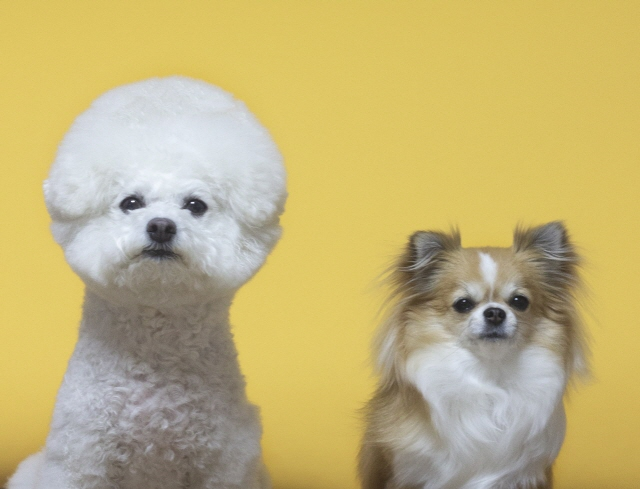
#> input picture data-analysis/20230420/2. 오픈cv/img01.jpg, 640 x 489 px
$ jupyter execute '01 OpenCV 마우스클릭이벤트.ipynb'
#> lines starting #> are read from the running program, lines starting #| are printed output that depends on the picture
### [작업1]
- openCV로 이미지 불러오기
- roi 영역에 별도 작업하기

[cell 1]
# 기본 사용법
import cv2
import matplotlib.pyplot as plt
img=cv2.imread('./img01.jpg') # 샘플이미지 불러오기, 기본적으로 array로 불러옴
#> img is the input picture: shape (489, 640, 3); mean B, G, R 121.6, 179.6, 195.1
img[0]
#> Out = 640 rows, first 8: [91, 191, 215], [93, 193, 217], [94, 194, 218], [95, 195, 219], [95, 195, 219], [95, 195, 219], [97, 197, 222], [96, 196, 221]

[cell 2]
import numpy as np
plt.subplot(1,3,1)
plt.imshow(img)  ## rgb가 아닌 bgr로 출력됨

plt.subplot(1,3,2)
plt.imshow(cv2.cvtColor(img, cv2.COLOR_BGR2RGB))  ## rgb가 아닌 bgr로 출력됨
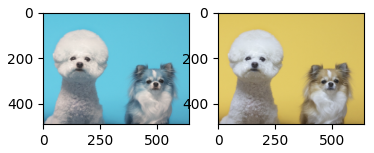
#> figure drawn by matplotlib, 2 panels; B, G, R data is drawn as R, G, B

[cell 3]
#다중조건
img[(img[:,:,0]>200)| (img[:,:,1]>200) |  (img[:,:,2]>200)]=[255,255,255]
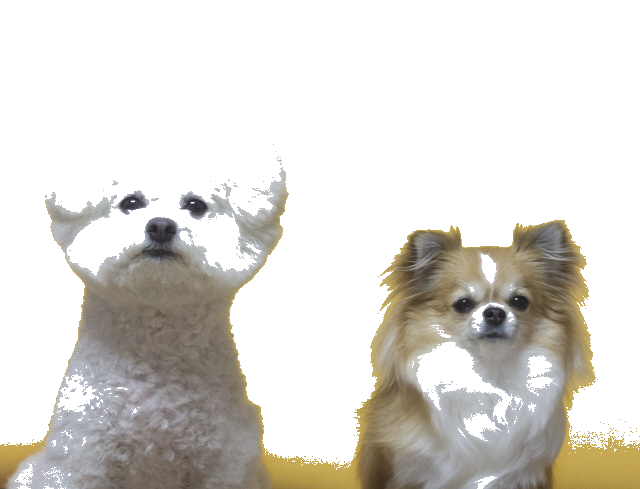
#> img: shape (489, 640, 3); mean B, G, R 211.1, 216.5, 219.2
plt.imshow(cv2.cvtColor(img, cv2.COLOR_BGR2RGB))  ## rgb가 아닌 bgr로 출력됨

[cell 4]
img=cv2.imread('./img01.jpg')
np.shape(img), img[200:210, 0:30]

[cell 5]
tmp=img[200:210, 0:30]
maxValue=np.max(tmp[0],axis=0)
#> maxValue = [108, 206, 230]
maxValue
#> Out = [108, 206, 230]

[cell 6]
#다중조건
img[(img[:,:,0]<maxValue[0]) & (img[:,:,1]<maxValue[1]) & (img[:,:,2]<maxValue[2])]=[0,0,0]
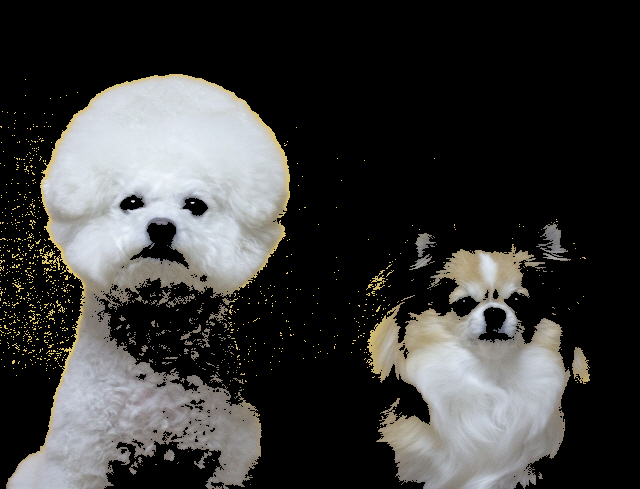
#> img: shape (489, 640, 3); mean B, G, R 56.2, 57.5, 57.8
plt.imshow(cv2.cvtColor(img, cv2.COLOR_BGR2RGB))  ## rgb가 아닌 bgr로 출력됨

[cell 7]
# plt.imshow 가 아닌 cv2.imshow로하면 bgr을 rgb로 변경해서 출력해줌
# 별도의 창을 띄워서
cv2.imshow('imgCaption',img)
cv2.waitKey(0)  # 사용자가 어떤 키를 누를때까지 윈도우 화면을 띄워줌
cv2.destroyAllWindows()

### [작업2] 마우스 이벤트 작업하기

1. 마우스로 사각형 그리기
2. 마우스로 지정한 영역 csv로 저장하기
3. 영역지정해서 필터 적용하기
4. 영역지정해서 모자이크 처리
5. 같은 위치의 다른 이미지로 채우가ㅣ
6. 이미지 복원하기
7. 마우스로 다각형 그리기
8. 마우스로 다각형으로 이미지 추출 후 저장하기

# 마우스 이벤트 다루기

![image.png](attachm0
https://076923.github.io/posts/Python-opencv-39/

### [작업1]: 마우스 클릭이벤트

[cell 8]
# 기본 사용법
import cv2
from datetime import datetime


def event_mous(event,x,y,flags,param):
    tmp=datetime.now().strftime('%Y.%m.%d - %H:%M:%S')
    print(tmp,'-->',x,y, img[x,y,:])

img=cv2.imread('./img01.jpg') # 샘플이미지 불러오기
cv2.namedWindow('img')#먼저 마우스 이벤트를 적용할 창을 만듦

cv2.setMouseCallback('img',event_mous)#만든 창에 마우스콜백설정함수(setMouseCallback)로 envent_mous 함수를 설정함

cv2.imshow('img',img)
cv2.waitKey(0)
cv2.destroyAllWindows()

[cell 9]
##############################################################
### 마우스 클릭하면 시간과 , 그 위치의 색상값이 나오게함
##############################################################
import cv2
from datetime import datetime


# [7 lines left out: function event_mous, not called in this run]


img=cv2.imread('./img01.jpg')
cv2.namedWindow('img')
cv2.setMouseCallback('img',event_mous)
cv2.imshow('img',img)
cv2.waitKey(0)
cv2.destroyAllWindows()

[cell 10]
##############################################################
### 마우스 클릭하는곳의 rgb값을 255,25,255 로 변경함
### 이 작업은 클릭한곳의 색상이 실시간으로 변경되지 않음
##############################################################
import cv2
from datetime import datetime

img=cv2.imread('./img01.jpg')
# [9 lines left out: function event_mous, not called in this run]

cv2.namedWindow('img')
cv2.setMouseCallback('img',event_mous)
cv2.imshow('img',img)
cv2.waitKey(0)
cv2.destroyAllWindows()

[cell 11]
## 위에서 클릭한 장소에 흰색으로 선택되어 있음.
cv2.imshow('img',img)
cv2.waitKey(0)
cv2.destroyAllWindows()

[cell 12]
##############################################################
### 마우스 클릭하는곳의 영역을 jpg파일로 저장함
### 마우스 클릭하는곳의 rgb값을 255,25,255 로 변경
##############################################################
import cv2
from datetime import datetime

img=cv2.imread('./img01.jpg')
# [13 lines left out: function event_mous, not called in this run]


cv2.namedWindow('img')
cv2.setMouseCallback('img',event_mous)
temp = img.copy()

k = 0
# Close the window when key q is pressed
while k != ord('q'):
  cv2.imshow("img", img)
  k = cv2.waitKey(0)
#> (key q is pressed here)

  if (k == ord('c')):
    img = temp.copy()
    cv2.imshow("img", img)

cv2.destroyAllWindows()

[cell 13]
##### 오픈cv는 옵션을 지정하지 않으면 3채널이 기본값임.
import cv2
navi = cv2.imread('./navi.png')
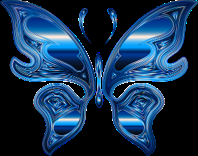
#> input picture data-analysis/20230420/2. 오픈cv/navi.png, 198 x 156 px
#> navi is the input picture: shape (156, 198, 3); mean B, G, R 80.5, 51.2, 22.5
#navi=cv2.imread('./navi.png',cv2.IMREAD_UNCHANGED)

print(navi.shape)  ## (height, width, channel)
#| (156, 198, 3)
varh, varw=20,50

resize = cv2.resize(navi, dsize=(varw * 2, varh * 2), interpolation=cv2.INTER_LINEAR)
print(resize.shape)
#| (40, 100, 3)

# cv2.imshow('img', resize)
cv2.imshow('img', resize)
cv2.waitKey(0)
cv2.destroyAllWindows()

[cell 14]
#################################################
#### 마우스클릭하면 위에서 불러온 navi -> resize 이미지가 클릭한 위치에 생성됨
###################################################

import cv2
import numpy as np
# from datetime import datetime

# [17 lines left out: function read_transparent_png, not called in this run]

# [10 lines of commented-out code are left out]
img = cv2.imread('./sample.png', cv2.IMREAD_UNCHANGED)
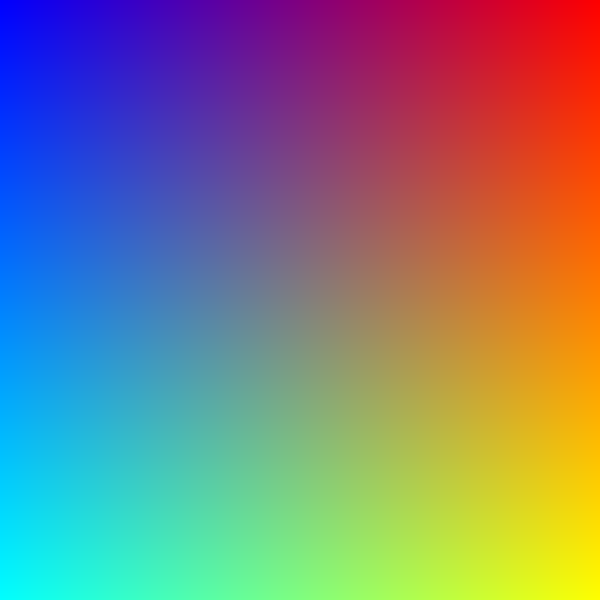
#> input picture data-analysis/20230420/2. 오픈cv/sample.png, 600 x 600 px
#> img is the input picture: shape (600, 600, 4) uint16; mean B, G, R, A 32821.6, 32712.4, 32712.4, 32821.6
# img = cv2.imread('./navi.png', cv2.IMREAD_UNCHANGED)
# [6 lines left out: function event_mouse, not called in this run]

cv2.namedWindow('img')
cv2.setMouseCallback('img',event_mouse)
temp = img.copy()

k = 0
while k != ord('q'):
  cv2.imshow("img", img)
  k = cv2.waitKey(0)
#> (key q is pressed here)

  if (k == ord('c')):
    img = temp.copy()
    cv2.imshow("img", img)

cv2.destroyAllWindows()


"""
# Original Data
import cv2
from datetime import datetime

img = cv2.imread('./img01.jpg')
def event_mous(event,x,y,flags,param):
  if event == cv2.EVENT_LBUTTONDOWN:
    clickPostion = (x, y)

  elif event == cv2.EVENT_LBUTTONUP:
    tmp=datetime.now().strftime('%Y.%m.%d - %H:%M:%S')
    varh,varw=20,50
    img[y-varh:y+varh,x-varw:x+varw,:]=resize

    print(tmp,'-->',x,y, img[x,y,:])
    cv2.imshow("img", img)

cv2.namedWindow('img')
cv2.setMouseCallback('img',event_mous)
temp = img.copy()

k = 0
# Close the window when key q is pressed'
while k != ord('q'):
  cv2.imshow("img", img)
  k = cv2.waitKey(0)

  if (k == ord('c')):
    img = temp.copy()
    cv2.imshow("img", img)

cv2.destroyAllWindows()
"""

### [작업2]: 마우스로 사각형 그리기

[cell 15]
####################################################
# 1. 사각형 그리기
####################################################

import cv2
# [12 lines left out: function drawRectangle, not called in this run]


image = cv2.imread("./img01.jpg")
temp = image.copy()

cv2.namedWindow("Window")
cv2.setMouseCallback("Window", drawRectangle)

k = 0
# Close the window when key q is pressed
while k != ord('q'):
  cv2.imshow("Window", image)
  k = cv2.waitKey(0)
#> (key q is pressed here)

  if (k == ord('c')):
    image = temp.copy()
    cv2.imshow("Window", image)

cv2.destroyAllWindows()

[cell 16]
####################################
#### 마우스로 사각형 그리면 그 영역에 나비 이미지 합성
#### 단,배경이 투명하게 합성됨
#################################
import cv2
import pandas as pd
import numpy as np

# Lists to store the bounding box coordinates
top=[]
bottom=[]
# function which will be called on mouse input

xy=[]
# [24 lines left out: function drawRectangle, not called in this run]

#이미지 원본 불로오기
image = cv2.imread("./img01.jpg")
image2=cv2.imread('./navi.png',cv2.IMREAD_UNCHANGED) #cv2.IMREAD_UNCHANGED: *.png 파일 불러오는 옵션 -1을 사용해도 됨
print(np.shape(image2))
#| (156, 198, 4)
temp = image.copy()

# 창이름 지정
cv2.namedWindow("Window")

# 마우스이벤트 콜백함수 호출
cv2.setMouseCallback("Window", drawRectangle)

k = 0
while k != ord('q'): # 키보드 q를 입력하면 종료
    cv2.imshow("Window", image)
    k = cv2.waitKey(0)
#> (key q is pressed here)
    if (k == ord('c')):#키보드 'c'를 누르면 원본이미지 나옴
        image = temp.copy()
        cv2.imshow("Window", image)

cv2.destroyAllWindows()

### [작업3]:  마우스로 지정한 영역 csv로 저장하기

[cell 17]
####################################################
# 1. 사각형 그리기
####################################################
# Import packages

import cv2
import pandas as pd


top_left_corner = []
bottom_right_corner = []

xy=[]


# [14 lines left out: function drawRectangle, not called in this run]


image = cv2.imread("./img01.jpg")
temp = image.copy()

cv2.namedWindow("Window")
cv2.setMouseCallback("Window", drawRectangle)

k = 0

while k != ord('q'):
    cv2.imshow("Window", image)
    k = cv2.waitKey(0)
#> (key q is pressed here)

    if (k == ord('c')):
        image = temp.copy()
        cv2.imshow("Window", image)

cv2.destroyAllWindows()

df=pd.DataFrame(xy,columns=['top','bottom'])
print(df)
df.to_csv('얼굴.csv')

### [작업4]: 영역지정해서 필터 적용하기
> 이미지 비트 연산 <br>
https://ehpub.co.kr/tag/bitwise_not/

[cell 18]
import cv2
import pandas as pd


top=[]
bottom=[]

xy=[]
# [23 lines left out: function drawRectangle, not called in this run]
        # 지정한 영역 필터 효과 넣기


# Read Images
image = cv2.imread("./img01.jpg")

temp = image.copy()
# Create a named window
cv2.namedWindow("Window")
# highgui function called when mouse events occur
cv2.setMouseCallback("Window", drawRectangle)

k = 0
# Close the window when key q is pressed
while k != ord('q'):
# Display the image
    cv2.imshow("Window", image)
    k = cv2.waitKey(0)
#> (key q is pressed here)
    # If c is pressed, clear the window, using the dummy image
    if (k == ord('c')):
        image = temp.copy()
        cv2.imshow("Window", image)
        print(top)


cv2.destroyAllWindows()


df=pd.DataFrame(xy,columns=['top','bottom'])
print(df)
df.to_csv('얼굴.csv')

### [작업5].영역지정해서 모자이크 처리

[cell 19]
import cv2
import pandas as pd

top=[]
bottom=[]


xy=[]
# [23 lines left out: function drawRectangle, not called in this run]
        # 지정한 영역 필터 효과 넣기


# Read Images
image = cv2.imread("./img01.jpg")
# Make a temporary image, will be useful to clear the drawing

temp = image.copy()
# Create a named window
cv2.namedWindow("Window")
# highgui function called when mouse events occur
cv2.setMouseCallback("Window", drawRectangle)

k = 0
# Close the window when key q is pressed
while k != 113:
# Display the image
    cv2.imshow("Window", image)
    k = cv2.waitKey(0)
#> (key q is pressed here)
    # If c is pressed, clear the window, using the dummy image
    if (k == 99):
        image = temp.copy()
        cv2.imshow("Window", image)
        print(top)


cv2.destroyAllWindows()


df=pd.DataFrame(xy,columns=['top','bottom'])
print(df)
df.to_csv('얼굴.csv')

### [작업6]. 마우스로 다각형 그리기

[cell 20]
##############################################
# 마우스로 다각형 그리기
#  클릭, 클릭, 클릭하여서 poly 위치값 기억시키고 그 더블클릭하여서 위치값 마무리하여서 다각형 저장함
##############################################

import cv2
import numpy as np

point_list=[] #마우스 클릭했을 때 좌표 수집

# [9 lines left out: function event_mous, not called in this run]


img=cv2.imread('./img01.jpg')
cv2.namedWindow('img')
cv2.setMouseCallback('img',event_mous,img)
temp = img.copy()

k = 0
while k != ord('q'):
    cv2.imshow("img", img)
    k = cv2.waitKey(0)
#> (key q is pressed here)

    if (k == ord('c')):
        img = temp.copy()
        cv2.imshow("img", img)

cv2.destroyAllWindows()

### [작업7] 합성곱에 대한 이해

[cell 21]
import cv2
import numpy as np
import matplotlib.pyplot as plt
img = cv2.imread("./img01.jpg", cv2.IMREAD_GRAYSCALE)
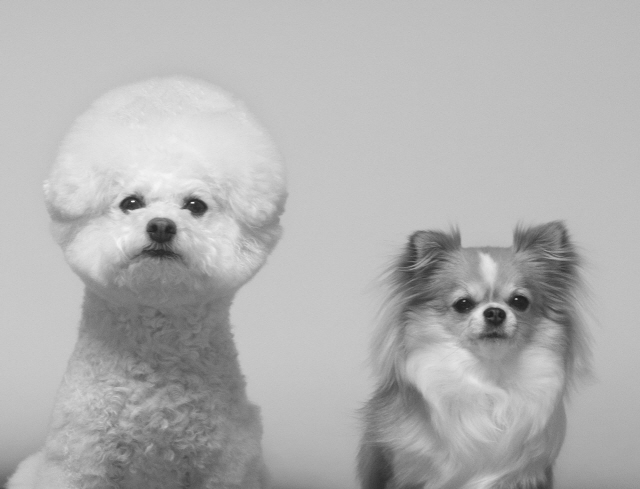
#> img: shape (489, 640); min 28, max 250, mean 177.6
img.shape
#> Out = (489, 640)

[cell 22]
plt.imshow(img,cmap='gray')

[cell 23]
img.shape
#> Out = (489, 640)

[cell 24]
#세로선추출필터
filter = np.array([[1., 0., -1.],
                           [2., 0., -2.],
                           [1., 0., -1.]])
plt.imshow(filter,cmap='gray')
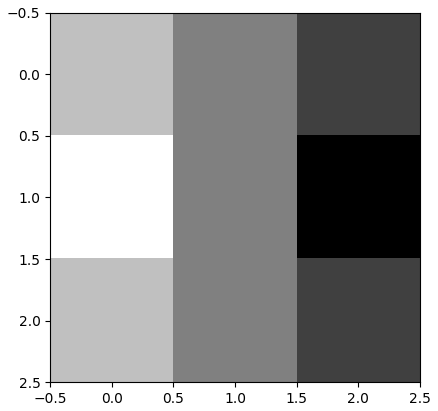
#> figure drawn by matplotlib, 1 panel

[cell 25]
new=[]
for h in range(489-3):
    new.append([])
    for w in range(640-3):
        val=np.sum(img[h:h+3,w:w+3]*filter)

        new[-1].append(val)
#> after the loop, new = 486 items

[cell 26]
np.max(new),np.shape(new)
#> Out = (475, (486, 637))

[cell 27]
new=np.array(new,dtype='uint8')
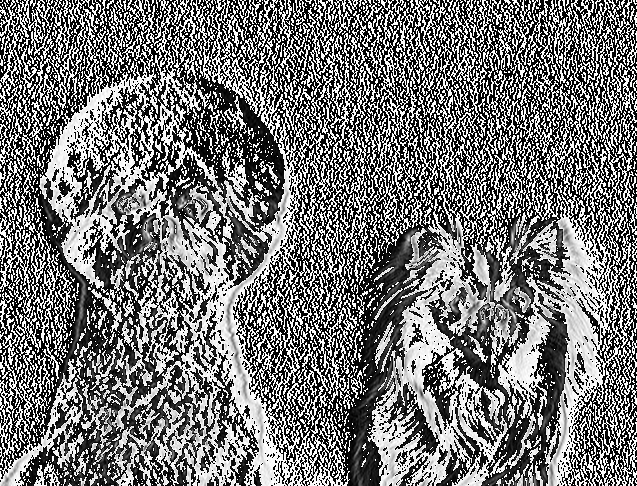
#> new: shape (486, 637); min 0, max 255, mean 118
np.max(new), plt.imshow(new,cmap='gray')

[cell 28]
# 가로선을 추출하기 위한 필터
horizontal_filter = np.array([[1., 2., 1.],
                             [0., 0., 0.],
                             [-1., -2., -1.]])
newh=[]
for h in range(489-3):
    newh.append([])
    for w in range(640-3):
        val=np.sum(img[h:h+3,w:w+3]*filter)
        if(val > 255):
                val = 255

        newh[-1].append(val)
#> after the loop, newh = 486 items
#newh=np.array(newh,dtyp8e='uint8')
np.max(newh), plt.imshow(newh,cmap='gray')
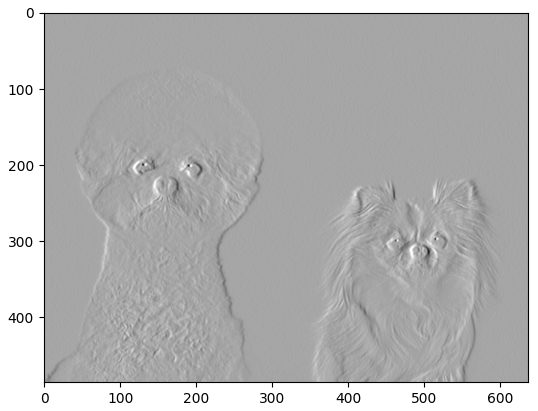
#> figure drawn by matplotlib, 1 panel

[cell 29]
result=np.sqrt(new)+np.sqrt(newh)
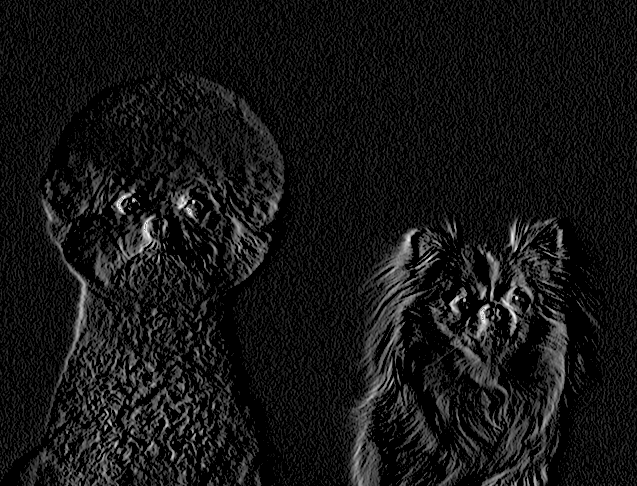
#> result: shape (486, 637) float64; 46.07% of the values are NaN or infinite; the others: min 0, max 31.94, mean 4.97; drawn with min black, max white, NaN and infinite black
re=result.astype('uint8')
plt.imshow(re, cmap='gray')
